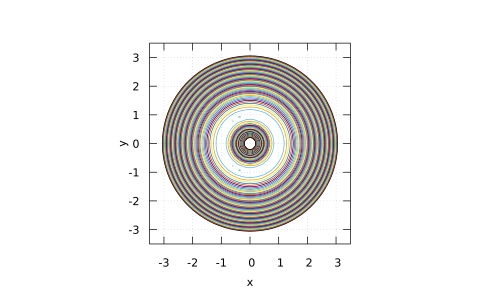

This chart was generated by the following gnuplot code:
#    2021-04-07
#    contourSolJupiter.gp
#    Diego Sarceño (dsarceno68@gmail.com)

#    Programa superficies de nivel, sistema tierra luna

#    Codificación del texto: UTF8
#    Compiladores probados: GNUPLOT (Ubuntu 20.04 Linux) 5.2
#    Instrucciones de compilación: no requere nada mas
#    gnuplot contourSolJupiter.gp

#    Copyright (C) 2021
#    D. R. Sarceño Ramírez
#    dsarceno68@gmail.com
#
#    This program is free software: you can redistribute it and/or
#    modify it under the terms of the GNU General Public License as
#    published by the Free Software Foundation, either version 3 of
#    the License, or (at your option) any later version.
#
#    This program is distributed in the hope that it will be useful,
#    but WITHOUT ANY WARRANTY; without even the implied warranty of
#    MERCHANTABILITY or FITNESS FOR A PARTICULAR PURPOSE.  See the GNU
#    General Public License for more details.
#
#    You should have received a copy of the GNU General Public License
#    along with this program.  If not, see
#    <http://www.gnu.org/licenses/>.

# PROGRAM
# terminal
set terminal pdf
set output 'contourSolJupiter.pdf'

# divisiones en la superficies para una mejor visión
set isosamples 50

# labels
set xlabel 'x'
set ylabel 'y'

# superficies de nivel
set size ratio -1
set grid
set view map
#set key outside
set nokey
unset surface
set contour base
set cntrparam levels incremental -5,0.05,0



## plot
# ranges
set xrange [-3.5:3.5]
set yrange [-3.5:3.5]

# constantes
G = 6.6738E-11
Mj = 1.898E27
Ms = 1.989E30
a = 7.5E11
xi1 = Mj/(Mj + Ms)
xi2 = xi1 - 1
K = (Mj + Ms)*G/a

splot ( xi2/sqrt((x - xi1)**2 + y**2) - xi1/sqrt((x - xi2)**2 + y**2) - 0.5*(x**2 + y**2) ) t 'V'


# END PROGRAM
